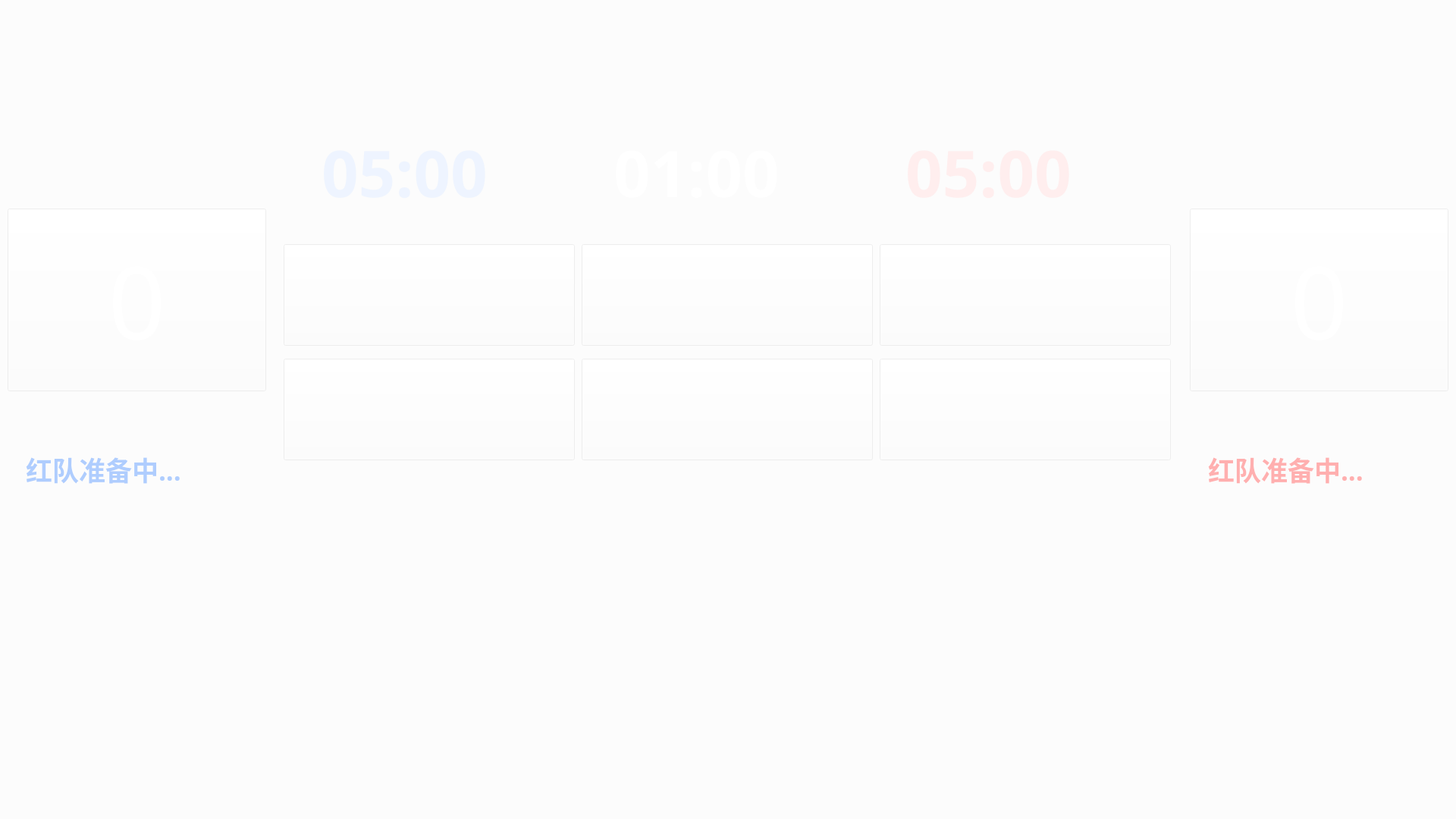
<?xml version="1.0" encoding="UTF-8"?>
<ui version="4.0">
 <class>MainWindow</class>
 <widget class="QMainWindow" name="MainWindow">
  <property name="geometry">
   <rect>
    <x>0</x>
    <y>0</y>
    <width>1920</width>
    <height>1080</height>
   </rect>
  </property>
  <property name="font">
   <font>
    <family>SimSun-ExtB</family>
    <pointsize>30</pointsize>
   </font>
  </property>
  <property name="windowTitle">
   <string>RoboGame 2020</string>
  </property>
  <property name="styleSheet">
   <string notr="true"/>
  </property>
  <widget class="QWidget" name="centralWidget">
   <property name="styleSheet">
    <string notr="true"/>
   </property>
   <widget class="QLabel" name="Title">
    <property name="geometry">
     <rect>
      <x>325</x>
      <y>40</y>
      <width>1270</width>
      <height>91</height>
     </rect>
    </property>
    <property name="font">
     <font>
      <family>微软雅黑</family>
      <pointsize>50</pointsize>
      <weight>75</weight>
      <bold>true</bold>
     </font>
    </property>
    <property name="styleSheet">
     <string notr="true">border-image:url(:/figs/title.png)</string>
    </property>
    <property name="text">
     <string/>
    </property>
    <property name="alignment">
     <set>Qt::AlignCenter</set>
    </property>
   </widget>
   <widget class="QWidget" name="layoutWidget">
    <property name="geometry">
     <rect>
      <x>216</x>
      <y>830</y>
      <width>1481</width>
      <height>211</height>
     </rect>
    </property>
    <layout class="QHBoxLayout" name="Mans">
     <item>
      <widget class="QLabel" name="Man1">
       <property name="maximumSize">
        <size>
         <width>240</width>
         <height>111</height>
        </size>
       </property>
       <property name="font">
        <font>
         <family>微软雅黑</family>
         <pointsize>40</pointsize>
         <weight>50</weight>
         <bold>false</bold>
        </font>
       </property>
       <property name="autoFillBackground">
        <bool>false</bool>
       </property>
       <property name="styleSheet">
        <string notr="true"/>
       </property>
       <property name="text">
        <string/>
       </property>
       <property name="pixmap">
        <pixmap resource="resource.qrc">:/figs/man/man_green.png</pixmap>
       </property>
       <property name="scaledContents">
        <bool>true</bool>
       </property>
       <property name="alignment">
        <set>Qt::AlignCenter</set>
       </property>
      </widget>
     </item>
     <item>
      <widget class="QLabel" name="Man2">
       <property name="maximumSize">
        <size>
         <width>240</width>
         <height>111</height>
        </size>
       </property>
       <property name="font">
        <font>
         <family>微软雅黑</family>
         <pointsize>40</pointsize>
        </font>
       </property>
       <property name="autoFillBackground">
        <bool>false</bool>
       </property>
       <property name="styleSheet">
        <string notr="true"/>
       </property>
       <property name="text">
        <string/>
       </property>
       <property name="pixmap">
        <pixmap resource="resource.qrc">:/figs/man/man_green.png</pixmap>
       </property>
       <property name="scaledContents">
        <bool>true</bool>
       </property>
       <property name="alignment">
        <set>Qt::AlignCenter</set>
       </property>
      </widget>
     </item>
     <item>
      <widget class="QLabel" name="Man3">
       <property name="maximumSize">
        <size>
         <width>240</width>
         <height>111</height>
        </size>
       </property>
       <property name="font">
        <font>
         <family>微软雅黑</family>
         <pointsize>40</pointsize>
        </font>
       </property>
       <property name="autoFillBackground">
        <bool>false</bool>
       </property>
       <property name="styleSheet">
        <string notr="true"/>
       </property>
       <property name="text">
        <string/>
       </property>
       <property name="pixmap">
        <pixmap resource="resource.qrc">:/figs/man/man_green.png</pixmap>
       </property>
       <property name="scaledContents">
        <bool>true</bool>
       </property>
       <property name="alignment">
        <set>Qt::AlignCenter</set>
       </property>
      </widget>
     </item>
     <item>
      <widget class="QLabel" name="Man4">
       <property name="maximumSize">
        <size>
         <width>240</width>
         <height>111</height>
        </size>
       </property>
       <property name="font">
        <font>
         <family>微软雅黑</family>
         <pointsize>40</pointsize>
        </font>
       </property>
       <property name="autoFillBackground">
        <bool>false</bool>
       </property>
       <property name="styleSheet">
        <string notr="true"/>
       </property>
       <property name="text">
        <string/>
       </property>
       <property name="pixmap">
        <pixmap resource="resource.qrc">:/figs/man/man_yellow.png</pixmap>
       </property>
       <property name="scaledContents">
        <bool>true</bool>
       </property>
       <property name="alignment">
        <set>Qt::AlignCenter</set>
       </property>
      </widget>
     </item>
     <item>
      <widget class="QLabel" name="Man5">
       <property name="maximumSize">
        <size>
         <width>240</width>
         <height>111</height>
        </size>
       </property>
       <property name="font">
        <font>
         <family>微软雅黑</family>
         <pointsize>40</pointsize>
        </font>
       </property>
       <property name="autoFillBackground">
        <bool>false</bool>
       </property>
       <property name="styleSheet">
        <string notr="true"/>
       </property>
       <property name="text">
        <string/>
       </property>
       <property name="pixmap">
        <pixmap resource="resource.qrc">:/figs/man/man_yellow.png</pixmap>
       </property>
       <property name="scaledContents">
        <bool>true</bool>
       </property>
       <property name="alignment">
        <set>Qt::AlignCenter</set>
       </property>
      </widget>
     </item>
     <item>
      <widget class="QLabel" name="Man6">
       <property name="maximumSize">
        <size>
         <width>240</width>
         <height>111</height>
        </size>
       </property>
       <property name="font">
        <font>
         <family>微软雅黑</family>
         <pointsize>40</pointsize>
        </font>
       </property>
       <property name="autoFillBackground">
        <bool>false</bool>
       </property>
       <property name="styleSheet">
        <string notr="true"/>
       </property>
       <property name="text">
        <string/>
       </property>
       <property name="pixmap">
        <pixmap resource="resource.qrc">:/figs/man/man_red.png</pixmap>
       </property>
       <property name="scaledContents">
        <bool>true</bool>
       </property>
       <property name="alignment">
        <set>Qt::AlignCenter</set>
       </property>
      </widget>
     </item>
    </layout>
   </widget>
   <widget class="QWidget" name="layoutWidget_2">
    <property name="geometry">
     <rect>
      <x>360</x>
      <y>150</y>
      <width>1221</width>
      <height>181</height>
     </rect>
    </property>
    <layout class="QHBoxLayout" name="Times">
     <item>
      <widget class="QTextEdit" name="LTime">
       <property name="sizePolicy">
        <sizepolicy hsizetype="Preferred" vsizetype="Preferred">
         <horstretch>0</horstretch>
         <verstretch>0</verstretch>
        </sizepolicy>
       </property>
       <property name="maximumSize">
        <size>
         <width>330</width>
         <height>150</height>
        </size>
       </property>
       <property name="font">
        <font>
         <family>微软雅黑</family>
         <pointsize>64</pointsize>
         <weight>75</weight>
         <bold>true</bold>
        </font>
       </property>
       <property name="styleSheet">
        <string notr="true">color:rgb(175,205,254);
background: transparent;
border:none;</string>
       </property>
       <property name="verticalScrollBarPolicy">
        <enum>Qt::ScrollBarAlwaysOff</enum>
       </property>
       <property name="horizontalScrollBarPolicy">
        <enum>Qt::ScrollBarAlwaysOff</enum>
       </property>
       <property name="sizeAdjustPolicy">
        <enum>QAbstractScrollArea::AdjustIgnored</enum>
       </property>
       <property name="readOnly">
        <bool>true</bool>
       </property>
       <property name="html">
        <string>&lt;!DOCTYPE HTML PUBLIC &quot;-//W3C//DTD HTML 4.0//EN&quot; &quot;http://www.w3.org/TR/REC-html40/strict.dtd&quot;&gt;
&lt;html&gt;&lt;head&gt;&lt;meta name=&quot;qrichtext&quot; content=&quot;1&quot; /&gt;&lt;style type=&quot;text/css&quot;&gt;
p, li { white-space: pre-wrap; }
&lt;/style&gt;&lt;/head&gt;&lt;body style=&quot; font-family:'微软雅黑'; font-size:64pt; font-weight:600; font-style:normal;&quot;&gt;
&lt;p style=&quot; margin-top:0px; margin-bottom:0px; margin-left:0px; margin-right:0px; -qt-block-indent:0; text-indent:0px;&quot;&gt;05:00&lt;/p&gt;&lt;/body&gt;&lt;/html&gt;</string>
       </property>
      </widget>
     </item>
     <item>
      <widget class="QTextEdit" name="CTime">
       <property name="sizePolicy">
        <sizepolicy hsizetype="Preferred" vsizetype="Preferred">
         <horstretch>0</horstretch>
         <verstretch>0</verstretch>
        </sizepolicy>
       </property>
       <property name="maximumSize">
        <size>
         <width>330</width>
         <height>150</height>
        </size>
       </property>
       <property name="font">
        <font>
         <family>微软雅黑</family>
         <pointsize>64</pointsize>
         <weight>75</weight>
         <bold>true</bold>
        </font>
       </property>
       <property name="styleSheet">
        <string notr="true">color:rgb(254,254, 254);
background: transparent;
border:none;</string>
       </property>
       <property name="verticalScrollBarPolicy">
        <enum>Qt::ScrollBarAlwaysOff</enum>
       </property>
       <property name="horizontalScrollBarPolicy">
        <enum>Qt::ScrollBarAlwaysOff</enum>
       </property>
       <property name="sizeAdjustPolicy">
        <enum>QAbstractScrollArea::AdjustIgnored</enum>
       </property>
       <property name="readOnly">
        <bool>true</bool>
       </property>
       <property name="html">
        <string>&lt;!DOCTYPE HTML PUBLIC &quot;-//W3C//DTD HTML 4.0//EN&quot; &quot;http://www.w3.org/TR/REC-html40/strict.dtd&quot;&gt;
&lt;html&gt;&lt;head&gt;&lt;meta name=&quot;qrichtext&quot; content=&quot;1&quot; /&gt;&lt;style type=&quot;text/css&quot;&gt;
p, li { white-space: pre-wrap; }
&lt;/style&gt;&lt;/head&gt;&lt;body style=&quot; font-family:'微软雅黑'; font-size:64pt; font-weight:600; font-style:normal;&quot;&gt;
&lt;p style=&quot; margin-top:0px; margin-bottom:0px; margin-left:0px; margin-right:0px; -qt-block-indent:0; text-indent:0px;&quot;&gt;01:00&lt;/p&gt;&lt;/body&gt;&lt;/html&gt;</string>
       </property>
      </widget>
     </item>
     <item>
      <widget class="QTextEdit" name="RTime">
       <property name="sizePolicy">
        <sizepolicy hsizetype="Preferred" vsizetype="Preferred">
         <horstretch>0</horstretch>
         <verstretch>0</verstretch>
        </sizepolicy>
       </property>
       <property name="maximumSize">
        <size>
         <width>330</width>
         <height>150</height>
        </size>
       </property>
       <property name="font">
        <font>
         <family>微软雅黑</family>
         <pointsize>64</pointsize>
         <weight>75</weight>
         <bold>true</bold>
        </font>
       </property>
       <property name="styleSheet">
        <string notr="true">color:rgb(255,175,175);
background: transparent;
border:none;</string>
       </property>
       <property name="verticalScrollBarPolicy">
        <enum>Qt::ScrollBarAlwaysOff</enum>
       </property>
       <property name="horizontalScrollBarPolicy">
        <enum>Qt::ScrollBarAlwaysOff</enum>
       </property>
       <property name="sizeAdjustPolicy">
        <enum>QAbstractScrollArea::AdjustIgnored</enum>
       </property>
       <property name="readOnly">
        <bool>true</bool>
       </property>
       <property name="html">
        <string>&lt;!DOCTYPE HTML PUBLIC &quot;-//W3C//DTD HTML 4.0//EN&quot; &quot;http://www.w3.org/TR/REC-html40/strict.dtd&quot;&gt;
&lt;html&gt;&lt;head&gt;&lt;meta name=&quot;qrichtext&quot; content=&quot;1&quot; /&gt;&lt;style type=&quot;text/css&quot;&gt;
p, li { white-space: pre-wrap; }
&lt;/style&gt;&lt;/head&gt;&lt;body style=&quot; font-family:'微软雅黑'; font-size:64pt; font-weight:600; font-style:normal;&quot;&gt;
&lt;p style=&quot; margin-top:0px; margin-bottom:0px; margin-left:0px; margin-right:0px; -qt-block-indent:0; text-indent:0px;&quot;&gt;05:00&lt;/p&gt;&lt;/body&gt;&lt;/html&gt;</string>
       </property>
      </widget>
     </item>
    </layout>
   </widget>
   <widget class="QLabel" name="TimeUp">
    <property name="geometry">
     <rect>
      <x>0</x>
      <y>0</y>
      <width>1920</width>
      <height>1080</height>
     </rect>
    </property>
    <property name="font">
     <font>
      <family>等线</family>
      <pointsize>640</pointsize>
      <weight>75</weight>
      <bold>true</bold>
     </font>
    </property>
    <property name="styleSheet">
     <string notr="true">color:rgba(255,0,0,150);
background-color:rgb(255,255,255,200);</string>
    </property>
    <property name="text">
     <string/>
    </property>
    <property name="alignment">
     <set>Qt::AlignCenter</set>
    </property>
   </widget>
   <widget class="QPushButton" name="LScorePlus">
    <property name="geometry">
     <rect>
      <x>10</x>
      <y>275</y>
      <width>341</width>
      <height>241</height>
     </rect>
    </property>
    <property name="maximumSize">
     <size>
      <width>1920</width>
      <height>1080</height>
     </size>
    </property>
    <property name="font">
     <font>
      <family>微软雅黑</family>
      <pointsize>100</pointsize>
      <weight>50</weight>
      <bold>false</bold>
     </font>
    </property>
    <property name="cursor">
     <cursorShape>OpenHandCursor</cursorShape>
    </property>
    <property name="styleSheet">
     <string notr="true">color:rgb(254, 254, 254);
border-image:url(:/figs/boards/board_blue.png);</string>
    </property>
    <property name="text">
     <string>0</string>
    </property>
   </widget>
   <widget class="QPushButton" name="RScorePlus">
    <property name="geometry">
     <rect>
      <x>1569</x>
      <y>275</y>
      <width>341</width>
      <height>241</height>
     </rect>
    </property>
    <property name="maximumSize">
     <size>
      <width>1920</width>
      <height>1080</height>
     </size>
    </property>
    <property name="font">
     <font>
      <family>微软雅黑</family>
      <pointsize>100</pointsize>
      <weight>50</weight>
      <bold>false</bold>
     </font>
    </property>
    <property name="cursor">
     <cursorShape>OpenHandCursor</cursorShape>
    </property>
    <property name="styleSheet">
     <string notr="true">color:rgb(254, 254, 254);
border-image:url(:/figs/boards/board_red.png);</string>
    </property>
    <property name="text">
     <string>0</string>
    </property>
   </widget>
   <widget class="QPushButton" name="LScoreMinus">
    <property name="geometry">
     <rect>
      <x>30</x>
      <y>150</y>
      <width>311</width>
      <height>141</height>
     </rect>
    </property>
    <property name="font">
     <font>
      <family>黑体</family>
      <pointsize>96</pointsize>
      <weight>50</weight>
      <bold>false</bold>
     </font>
    </property>
    <property name="cursor">
     <cursorShape>OpenHandCursor</cursorShape>
    </property>
    <property name="styleSheet">
     <string notr="true">border:none;</string>
    </property>
    <property name="text">
     <string/>
    </property>
   </widget>
   <widget class="QPushButton" name="RScoreMinus">
    <property name="geometry">
     <rect>
      <x>1590</x>
      <y>150</y>
      <width>301</width>
      <height>141</height>
     </rect>
    </property>
    <property name="font">
     <font>
      <family>黑体</family>
      <pointsize>96</pointsize>
      <weight>50</weight>
      <bold>false</bold>
     </font>
    </property>
    <property name="cursor">
     <cursorShape>OpenHandCursor</cursorShape>
    </property>
    <property name="styleSheet">
     <string notr="true">border:none;</string>
    </property>
    <property name="text">
     <string/>
    </property>
   </widget>
   <widget class="QWidget" name="layoutWidget">
    <property name="geometry">
     <rect>
      <x>570</x>
      <y>630</y>
      <width>771</width>
      <height>201</height>
     </rect>
    </property>
    <layout class="QHBoxLayout" name="Beds">
     <property name="spacing">
      <number>0</number>
     </property>
     <item>
      <widget class="QLabel" name="Bed1">
       <property name="maximumSize">
        <size>
         <width>233</width>
         <height>107</height>
        </size>
       </property>
       <property name="styleSheet">
        <string notr="true"/>
       </property>
       <property name="text">
        <string/>
       </property>
       <property name="pixmap">
        <pixmap resource="resource.qrc">:/figs/man/man_yellow.png</pixmap>
       </property>
       <property name="scaledContents">
        <bool>true</bool>
       </property>
      </widget>
     </item>
     <item>
      <widget class="QLabel" name="Bed2">
       <property name="enabled">
        <bool>true</bool>
       </property>
       <property name="maximumSize">
        <size>
         <width>233</width>
         <height>107</height>
        </size>
       </property>
       <property name="styleSheet">
        <string notr="true"/>
       </property>
       <property name="text">
        <string/>
       </property>
       <property name="pixmap">
        <pixmap resource="resource.qrc">:/figs/man/man_yellow.png</pixmap>
       </property>
       <property name="scaledContents">
        <bool>true</bool>
       </property>
      </widget>
     </item>
     <item>
      <widget class="QLabel" name="Bed3">
       <property name="maximumSize">
        <size>
         <width>233</width>
         <height>107</height>
        </size>
       </property>
       <property name="styleSheet">
        <string notr="true"/>
       </property>
       <property name="text">
        <string/>
       </property>
       <property name="pixmap">
        <pixmap resource="resource.qrc">:/figs/man/man_yellow.png</pixmap>
       </property>
       <property name="scaledContents">
        <bool>true</bool>
       </property>
      </widget>
     </item>
    </layout>
   </widget>
   <widget class="QWidget" name="layoutWidget">
    <property name="geometry">
     <rect>
      <x>360</x>
      <y>300</y>
      <width>1201</width>
      <height>331</height>
     </rect>
    </property>
    <layout class="QGridLayout" name="Buttons">
     <item row="1" column="0">
      <widget class="QPushButton" name="Random">
       <property name="maximumSize">
        <size>
         <width>384</width>
         <height>134</height>
        </size>
       </property>
       <property name="font">
        <font>
         <family>微软雅黑</family>
         <pointsize>30</pointsize>
         <weight>75</weight>
         <bold>true</bold>
        </font>
       </property>
       <property name="cursor">
        <cursorShape>OpenHandCursor</cursorShape>
       </property>
       <property name="focusPolicy">
        <enum>Qt::StrongFocus</enum>
       </property>
       <property name="styleSheet">
        <string notr="true">border-image:url(:/figs/buttons/random.png);</string>
       </property>
       <property name="text">
        <string/>
       </property>
      </widget>
     </item>
     <item row="0" column="2">
      <widget class="QPushButton" name="RStop">
       <property name="maximumSize">
        <size>
         <width>384</width>
         <height>134</height>
        </size>
       </property>
       <property name="font">
        <font>
         <family>微软雅黑</family>
         <pointsize>30</pointsize>
         <weight>75</weight>
         <bold>true</bold>
        </font>
       </property>
       <property name="cursor">
        <cursorShape>OpenHandCursor</cursorShape>
       </property>
       <property name="focusPolicy">
        <enum>Qt::StrongFocus</enum>
       </property>
       <property name="styleSheet">
        <string notr="true">border-image:url(:/figs/buttons/stop_red.png);
</string>
       </property>
       <property name="text">
        <string/>
       </property>
      </widget>
     </item>
     <item row="0" column="0">
      <widget class="QPushButton" name="LStop">
       <property name="maximumSize">
        <size>
         <width>384</width>
         <height>134</height>
        </size>
       </property>
       <property name="font">
        <font>
         <family>微软雅黑</family>
         <pointsize>30</pointsize>
         <weight>75</weight>
         <bold>true</bold>
         <underline>false</underline>
        </font>
       </property>
       <property name="cursor">
        <cursorShape>OpenHandCursor</cursorShape>
       </property>
       <property name="mouseTracking">
        <bool>false</bool>
       </property>
       <property name="focusPolicy">
        <enum>Qt::StrongFocus</enum>
       </property>
       <property name="styleSheet">
        <string notr="true">border-image:url(:/figs/buttons/stop_blue.png);</string>
       </property>
       <property name="text">
        <string/>
       </property>
       <property name="checkable">
        <bool>false</bool>
       </property>
       <property name="autoDefault">
        <bool>false</bool>
       </property>
      </widget>
     </item>
     <item row="1" column="2">
      <widget class="QPushButton" name="Countdown">
       <property name="maximumSize">
        <size>
         <width>384</width>
         <height>134</height>
        </size>
       </property>
       <property name="font">
        <font>
         <family>微软雅黑</family>
         <pointsize>30</pointsize>
         <weight>75</weight>
         <bold>true</bold>
        </font>
       </property>
       <property name="cursor">
        <cursorShape>OpenHandCursor</cursorShape>
       </property>
       <property name="focusPolicy">
        <enum>Qt::StrongFocus</enum>
       </property>
       <property name="styleSheet">
        <string notr="true">border-image:url(:/figs/buttons/countdown.png);</string>
       </property>
       <property name="text">
        <string/>
       </property>
      </widget>
     </item>
     <item row="1" column="1">
      <widget class="QPushButton" name="Reset">
       <property name="maximumSize">
        <size>
         <width>384</width>
         <height>134</height>
        </size>
       </property>
       <property name="font">
        <font>
         <family>微软雅黑</family>
         <pointsize>30</pointsize>
         <weight>75</weight>
         <bold>true</bold>
        </font>
       </property>
       <property name="cursor">
        <cursorShape>OpenHandCursor</cursorShape>
       </property>
       <property name="focusPolicy">
        <enum>Qt::StrongFocus</enum>
       </property>
       <property name="styleSheet">
        <string notr="true">border-image:url(:/figs/buttons/reset.png);</string>
       </property>
       <property name="text">
        <string/>
       </property>
      </widget>
     </item>
     <item row="0" column="1">
      <widget class="QPushButton" name="Start">
       <property name="maximumSize">
        <size>
         <width>384</width>
         <height>134</height>
        </size>
       </property>
       <property name="font">
        <font>
         <family>微软雅黑</family>
         <pointsize>30</pointsize>
         <weight>75</weight>
         <bold>true</bold>
        </font>
       </property>
       <property name="cursor">
        <cursorShape>OpenHandCursor</cursorShape>
       </property>
       <property name="focusPolicy">
        <enum>Qt::StrongFocus</enum>
       </property>
       <property name="styleSheet">
        <string notr="true">border-image:url(:/figs/buttons/start.png);
</string>
       </property>
       <property name="text">
        <string/>
       </property>
      </widget>
     </item>
    </layout>
   </widget>
   <widget class="QLabel" name="Logo">
    <property name="geometry">
     <rect>
      <x>1709</x>
      <y>30</y>
      <width>171</width>
      <height>121</height>
     </rect>
    </property>
    <property name="text">
     <string/>
    </property>
    <property name="pixmap">
     <pixmap resource="resource.qrc">:/figs/logo.png</pixmap>
    </property>
    <property name="scaledContents">
     <bool>true</bool>
    </property>
   </widget>
   <widget class="QLabel" name="Background">
    <property name="geometry">
     <rect>
      <x>-1920</x>
      <y>0</y>
      <width>1920</width>
      <height>1080</height>
     </rect>
    </property>
    <property name="sizePolicy">
     <sizepolicy hsizetype="Preferred" vsizetype="Preferred">
      <horstretch>0</horstretch>
      <verstretch>0</verstretch>
     </sizepolicy>
    </property>
    <property name="font">
     <font>
      <family>等线</family>
      <pointsize>640</pointsize>
      <weight>75</weight>
      <bold>true</bold>
     </font>
    </property>
    <property name="styleSheet">
     <string notr="true">border-image:url(:/figs/background.png)</string>
    </property>
    <property name="text">
     <string/>
    </property>
    <property name="alignment">
     <set>Qt::AlignCenter</set>
    </property>
   </widget>
   <widget class="QLabel" name="Final">
    <property name="geometry">
     <rect>
      <x>-1920</x>
      <y>0</y>
      <width>1920</width>
      <height>1080</height>
     </rect>
    </property>
    <property name="sizePolicy">
     <sizepolicy hsizetype="Preferred" vsizetype="Preferred">
      <horstretch>0</horstretch>
      <verstretch>0</verstretch>
     </sizepolicy>
    </property>
    <property name="font">
     <font>
      <family>等线</family>
      <pointsize>640</pointsize>
      <weight>75</weight>
      <bold>true</bold>
     </font>
    </property>
    <property name="styleSheet">
     <string notr="true">border-image:url(:/figs/final.png)</string>
    </property>
    <property name="text">
     <string/>
    </property>
    <property name="alignment">
     <set>Qt::AlignCenter</set>
    </property>
   </widget>
   <widget class="QTextEdit" name="LComment">
    <property name="geometry">
     <rect>
      <x>30</x>
      <y>589</y>
      <width>311</width>
      <height>241</height>
     </rect>
    </property>
    <property name="sizePolicy">
     <sizepolicy hsizetype="Preferred" vsizetype="Preferred">
      <horstretch>0</horstretch>
      <verstretch>0</verstretch>
     </sizepolicy>
    </property>
    <property name="maximumSize">
     <size>
      <width>400</width>
      <height>300</height>
     </size>
    </property>
    <property name="font">
     <font>
      <family>微软雅黑</family>
      <pointsize>26</pointsize>
      <weight>75</weight>
      <bold>true</bold>
     </font>
    </property>
    <property name="styleSheet">
     <string notr="true">color:rgb(175,205,254);
background: transparent;
border:none;</string>
    </property>
    <property name="verticalScrollBarPolicy">
     <enum>Qt::ScrollBarAlwaysOff</enum>
    </property>
    <property name="horizontalScrollBarPolicy">
     <enum>Qt::ScrollBarAlwaysOff</enum>
    </property>
    <property name="sizeAdjustPolicy">
     <enum>QAbstractScrollArea::AdjustIgnored</enum>
    </property>
    <property name="readOnly">
     <bool>true</bool>
    </property>
    <property name="html">
     <string>&lt;!DOCTYPE HTML PUBLIC &quot;-//W3C//DTD HTML 4.0//EN&quot; &quot;http://www.w3.org/TR/REC-html40/strict.dtd&quot;&gt;
&lt;html&gt;&lt;head&gt;&lt;meta name=&quot;qrichtext&quot; content=&quot;1&quot; /&gt;&lt;style type=&quot;text/css&quot;&gt;
p, li { white-space: pre-wrap; }
&lt;/style&gt;&lt;/head&gt;&lt;body style=&quot; font-family:'微软雅黑'; font-size:26pt; font-weight:600; font-style:normal;&quot;&gt;
&lt;p style=&quot; margin-top:0px; margin-bottom:0px; margin-left:0px; margin-right:0px; -qt-block-indent:0; text-indent:0px;&quot;&gt;红队准备中...&lt;/p&gt;&lt;/body&gt;&lt;/html&gt;</string>
    </property>
   </widget>
   <widget class="QTextEdit" name="RComment">
    <property name="geometry">
     <rect>
      <x>1589</x>
      <y>589</y>
      <width>311</width>
      <height>241</height>
     </rect>
    </property>
    <property name="sizePolicy">
     <sizepolicy hsizetype="Preferred" vsizetype="Preferred">
      <horstretch>0</horstretch>
      <verstretch>0</verstretch>
     </sizepolicy>
    </property>
    <property name="maximumSize">
     <size>
      <width>400</width>
      <height>300</height>
     </size>
    </property>
    <property name="font">
     <font>
      <family>微软雅黑</family>
      <pointsize>26</pointsize>
      <weight>75</weight>
      <bold>true</bold>
     </font>
    </property>
    <property name="styleSheet">
     <string notr="true">color:rgb(255,175,175);
background: transparent;
border:none;</string>
    </property>
    <property name="verticalScrollBarPolicy">
     <enum>Qt::ScrollBarAlwaysOff</enum>
    </property>
    <property name="horizontalScrollBarPolicy">
     <enum>Qt::ScrollBarAlwaysOff</enum>
    </property>
    <property name="sizeAdjustPolicy">
     <enum>QAbstractScrollArea::AdjustIgnored</enum>
    </property>
    <property name="readOnly">
     <bool>true</bool>
    </property>
    <property name="html">
     <string>&lt;!DOCTYPE HTML PUBLIC &quot;-//W3C//DTD HTML 4.0//EN&quot; &quot;http://www.w3.org/TR/REC-html40/strict.dtd&quot;&gt;
&lt;html&gt;&lt;head&gt;&lt;meta name=&quot;qrichtext&quot; content=&quot;1&quot; /&gt;&lt;style type=&quot;text/css&quot;&gt;
p, li { white-space: pre-wrap; }
&lt;/style&gt;&lt;/head&gt;&lt;body style=&quot; font-family:'微软雅黑'; font-size:26pt; font-weight:600; font-style:normal;&quot;&gt;
&lt;p style=&quot; margin-top:0px; margin-bottom:0px; margin-left:0px; margin-right:0px; -qt-block-indent:0; text-indent:0px;&quot;&gt;红队准备中...&lt;/p&gt;&lt;/body&gt;&lt;/html&gt;</string>
    </property>
   </widget>
   <zorder>Background</zorder>
   <zorder>Final</zorder>
   <zorder>layoutWidget</zorder>
   <zorder>layoutWidget</zorder>
   <zorder>Title</zorder>
   <zorder>layoutWidget</zorder>
   <zorder>layoutWidget_2</zorder>
   <zorder>LScorePlus</zorder>
   <zorder>RScorePlus</zorder>
   <zorder>LScoreMinus</zorder>
   <zorder>RScoreMinus</zorder>
   <zorder>Logo</zorder>
   <zorder>TimeUp</zorder>
   <zorder>LComment</zorder>
   <zorder>RComment</zorder>
  </widget>
 </widget>
 <layoutdefault spacing="6" margin="11"/>
 <resources>
  <include location="resource.qrc"/>
 </resources>
 <connections/>
</ui>
